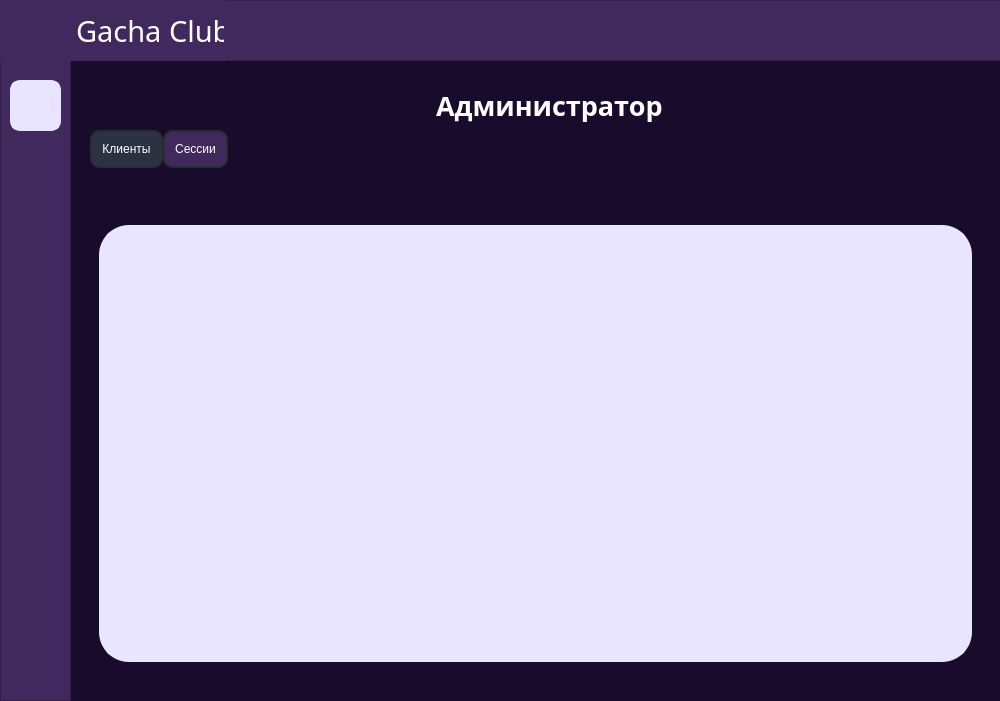
<?xml version="1.0" encoding="UTF-8"?>
<ui version="4.0">
 <class>Admin_interface</class>
 <widget class="QMainWindow" name="Admin_interface">
  <property name="geometry">
   <rect>
    <x>0</x>
    <y>0</y>
    <width>1000</width>
    <height>701</height>
   </rect>
  </property>
  <property name="windowTitle">
   <string>MainWindow</string>
  </property>
  <widget class="QWidget" name="centralwidget">
   <property name="styleSheet">
    <string notr="true">background-color: rgb(25, 11, 44);

font-family:&quot;Tw Cen MT&quot;;</string>
   </property>
   <widget class="QFrame" name="frame_left">
    <property name="geometry">
     <rect>
      <x>0</x>
      <y>60</y>
      <width>71</width>
      <height>641</height>
     </rect>
    </property>
    <property name="styleSheet">
     <string notr="true">background-color: rgb(65, 41, 93);</string>
    </property>
    <property name="frameShape">
     <enum>QFrame::StyledPanel</enum>
    </property>
    <property name="frameShadow">
     <enum>QFrame::Raised</enum>
    </property>
    <widget class="QPushButton" name="homeButton">
     <property name="geometry">
      <rect>
       <x>10</x>
       <y>20</y>
       <width>51</width>
       <height>51</height>
      </rect>
     </property>
     <property name="styleSheet">
      <string notr="true">QPushButton{
background-color: #E9E5FF;
border: 4px solid  #E9E5FF;
border-radius: 10px;
}

QPushButton:hover{
color:rgb(192, 218, 255);
background-color:#8E6BBB;  
border: 4px solid #8E6BBB;
border-radius: 10px;
}

QPushButton:pressed{
color:rgb(192, 218, 255);
background-color: rgb(188, 177, 248); 
border: 2px solid rgb(65, 41, 93);
border-radius: 10px;
}




</string>
     </property>
     <property name="text">
      <string/>
     </property>
     <property name="icon">
      <iconset>
       <normaloff>icons/Home_icon.png</normaloff>icons/Home_icon.png</iconset>
     </property>
     <property name="iconSize">
      <size>
       <width>70</width>
       <height>70</height>
      </size>
     </property>
    </widget>
   </widget>
   <widget class="QFrame" name="title_Info">
    <property name="geometry">
     <rect>
      <x>0</x>
      <y>0</y>
      <width>1001</width>
      <height>61</height>
     </rect>
    </property>
    <property name="styleSheet">
     <string notr="true">
background-color: #41295D;
</string>
    </property>
    <property name="frameShape">
     <enum>QFrame::StyledPanel</enum>
    </property>
    <property name="frameShadow">
     <enum>QFrame::Raised</enum>
    </property>
    <widget class="QWidget" name="layoutWidget">
     <property name="geometry">
      <rect>
       <x>0</x>
       <y>0</y>
       <width>226</width>
       <height>62</height>
      </rect>
     </property>
     <layout class="QHBoxLayout" name="horizontalLayout">
      <item>
       <widget class="QLabel" name="Icon_GachaClub">
        <property name="minimumSize">
         <size>
          <width>70</width>
          <height>60</height>
         </size>
        </property>
        <property name="maximumSize">
         <size>
          <width>70</width>
          <height>60</height>
         </size>
        </property>
        <property name="styleSheet">
         <string notr="true">background-color: none;
border: none;</string>
        </property>
        <property name="text">
         <string/>
        </property>
        <property name="pixmap">
         <pixmap>icons/Gacha Club.png</pixmap>
        </property>
        <property name="scaledContents">
         <bool>true</bool>
        </property>
       </widget>
      </item>
      <item>
       <widget class="QLabel" name="Name_app">
        <property name="minimumSize">
         <size>
          <width>148</width>
          <height>35</height>
         </size>
        </property>
        <property name="maximumSize">
         <size>
          <width>148</width>
          <height>35</height>
         </size>
        </property>
        <property name="font">
         <font>
          <family>Tw Cen MT</family>
          <pointsize>22</pointsize>
         </font>
        </property>
        <property name="styleSheet">
         <string notr="true">background-color:  rgb(255, 255, 255, 0);
border-color: rgb(255, 255, 255, 0);
color: rgb(255, 255, 255);</string>
        </property>
        <property name="text">
         <string>Gacha Club</string>
        </property>
       </widget>
      </item>
     </layout>
    </widget>
   </widget>
   <widget class="QWidget" name="layoutWidget_2">
    <property name="geometry">
     <rect>
      <x>390</x>
      <y>80</y>
      <width>348</width>
      <height>51</height>
     </rect>
    </property>
    <layout class="QHBoxLayout" name="PersonalAreaLayout">
     <item>
      <widget class="QLabel" name="Icon_PersonalArea">
       <property name="maximumSize">
        <size>
         <width>40</width>
         <height>40</height>
        </size>
       </property>
       <property name="text">
        <string/>
       </property>
       <property name="pixmap">
        <pixmap>icons/main_icon.png</pixmap>
       </property>
       <property name="scaledContents">
        <bool>true</bool>
       </property>
      </widget>
     </item>
     <item>
      <widget class="QLabel" name="label_PersonalArea">
       <property name="minimumSize">
        <size>
         <width>300</width>
         <height>0</height>
        </size>
       </property>
       <property name="maximumSize">
        <size>
         <width>300</width>
         <height>16777215</height>
        </size>
       </property>
       <property name="font">
        <font>
         <family>Tw Cen MT</family>
         <pointsize>20</pointsize>
         <weight>75</weight>
         <bold>true</bold>
        </font>
       </property>
       <property name="styleSheet">
        <string notr="true">background-color:  rgb(255, 255, 255, 0);
border-color: rgb(255, 255, 255, 0);
color: rgb(255, 255, 255);</string>
       </property>
       <property name="text">
        <string>Администратор</string>
       </property>
      </widget>
     </item>
    </layout>
   </widget>
   <widget class="QTabWidget" name="tabWidget">
    <property name="geometry">
     <rect>
      <x>90</x>
      <y>130</y>
      <width>891</width>
      <height>541</height>
     </rect>
    </property>
    <property name="styleSheet">
     <string notr="true">QTabWidget::tab-bar {
   border: 1px rgb(65, 41, 93);
}

QTabBar::tab {
  background-color: rgb(65, 41, 93);; 
  color:rgb(255, 255, 255);
  padding: 10px;
  border: 2px solid rgb(40, 44, 52);
  border-radius: 10px;
 }

 QTabBar::tab:selected {
  background-color: rgb(43, 51, 67);
 }

QTabWidget::pane { 
   border: none;
}
</string>
    </property>
    <property name="currentIndex">
     <number>0</number>
    </property>
    <widget class="QWidget" name="tab_1">
     <property name="styleSheet">
      <string notr="true"/>
     </property>
     <attribute name="title">
      <string>Клиенты</string>
     </attribute>
     <layout class="QVBoxLayout" name="verticalLayout">
      <item>
       <layout class="QHBoxLayout" name="horizontalLayout_3">
        <item>
         <layout class="QHBoxLayout" name="horizontalLayout_2">
          <property name="spacing">
           <number>0</number>
          </property>
          <item>
           <widget class="QPushButton" name="changeButton1">
            <property name="maximumSize">
             <size>
              <width>50</width>
              <height>50</height>
             </size>
            </property>
            <property name="font">
             <font>
              <family>Tw Cen MT</family>
              <pointsize>1</pointsize>
             </font>
            </property>
            <property name="styleSheet">
             <string notr="true">QPushButton{
color: none;
background-color: rgb(25, 11, 44);
border: 4px solid rgb(25, 11, 44);
border-radius: 15px;
}

QPushButton:hover{
color:rgb(192, 218, 255);
background-color:#8E6BBB;  
border: 4px solid #8E6BBB;
border-radius: 10px;
}

QPushButton:pressed{
color:rgb(192, 218, 255);
background-color: rgb(188, 177, 248); 
border: 2px solid rgb(65, 41, 93);
border-radius: 10px;
}
</string>
            </property>
            <property name="text">
             <string>m</string>
            </property>
            <property name="icon">
             <iconset>
              <normaloff>icons/Change.png</normaloff>icons/Change.png</iconset>
            </property>
            <property name="iconSize">
             <size>
              <width>30</width>
              <height>30</height>
             </size>
            </property>
           </widget>
          </item>
          <item>
           <widget class="QPushButton" name="deleteButton1">
            <property name="maximumSize">
             <size>
              <width>50</width>
              <height>50</height>
             </size>
            </property>
            <property name="font">
             <font>
              <family>Tw Cen MT</family>
              <pointsize>18</pointsize>
             </font>
            </property>
            <property name="styleSheet">
             <string notr="true">QPushButton{
color: rgba(0, 0, 0, 0);
background-color: rgb(25, 11, 44);
border: 4px solid rgb(25, 11, 44);
border-radius: 15px;
}

QPushButton:hover{
color:rgb(192, 218, 255);
background-color:#8E6BBB;  
border: 4px solid #8E6BBB;
border-radius: 10px;
}

QPushButton:pressed{
color:rgb(192, 218, 255);
background-color: rgb(188, 177, 248); 
border: 2px solid rgb(65, 41, 93);
border-radius: 10px;
}
</string>
            </property>
            <property name="text">
             <string/>
            </property>
            <property name="icon">
             <iconset>
              <normaloff>icons/Delete.png</normaloff>icons/Delete.png</iconset>
            </property>
            <property name="iconSize">
             <size>
              <width>30</width>
              <height>30</height>
             </size>
            </property>
           </widget>
          </item>
          <item>
           <widget class="QPushButton" name="addButton1">
            <property name="maximumSize">
             <size>
              <width>40</width>
              <height>40</height>
             </size>
            </property>
            <property name="font">
             <font>
              <family>Tw Cen MT</family>
              <pointsize>1</pointsize>
             </font>
            </property>
            <property name="styleSheet">
             <string notr="true">QPushButton{
background-color: rgb(25, 11, 44);
border: 4px solid rgb(25, 11, 44);
border-radius: 15px;
}

QPushButton:hover{
color:rgb(192, 218, 255);
background-color:#8E6BBB;  
border: 4px solid #8E6BBB;
border-radius: 10px;
}

QPushButton:pressed{
color:rgb(192, 218, 255);
background-color: rgb(188, 177, 248); 
border: 2px solid rgb(65, 41, 93);
border-radius: 10px;
}
</string>
            </property>
            <property name="text">
             <string>a</string>
            </property>
            <property name="icon">
             <iconset>
              <normaloff>icons/Add properties.png</normaloff>icons/Add properties.png</iconset>
            </property>
            <property name="iconSize">
             <size>
              <width>30</width>
              <height>30</height>
             </size>
            </property>
           </widget>
          </item>
         </layout>
        </item>
        <item>
         <spacer name="horizontalSpacer">
          <property name="orientation">
           <enum>Qt::Horizontal</enum>
          </property>
          <property name="sizeHint" stdset="0">
           <size>
            <width>328</width>
            <height>20</height>
           </size>
          </property>
         </spacer>
        </item>
       </layout>
      </item>
      <item>
       <widget class="QTableView" name="tableView1">
        <property name="styleSheet">
         <string notr="true">

background-color: #E9E5FF;
border: 4px solid  #E9E5FF;
border-radius: 30px;
</string>
        </property>
       </widget>
      </item>
     </layout>
    </widget>
    <widget class="QWidget" name="tab_2">
     <attribute name="title">
      <string>Сессии</string>
     </attribute>
     <layout class="QVBoxLayout" name="verticalLayout_5">
      <item>
       <layout class="QHBoxLayout" name="horizontalLayout_10">
        <item>
         <layout class="QHBoxLayout" name="horizontalLayout_11">
          <property name="spacing">
           <number>0</number>
          </property>
          <item>
           <widget class="QPushButton" name="changeButton2">
            <property name="maximumSize">
             <size>
              <width>50</width>
              <height>50</height>
             </size>
            </property>
            <property name="font">
             <font>
              <family>Tw Cen MT</family>
              <pointsize>1</pointsize>
             </font>
            </property>
            <property name="styleSheet">
             <string notr="true">QPushButton{
color: rgba(0, 0, 0, 0);
background-color: rgb(25, 11, 44);
border: 4px solid rgb(25, 11, 44);
border-radius: 15px;
}

QPushButton:hover{
color:rgb(192, 218, 255);
background-color:#8E6BBB;  
border: 4px solid #8E6BBB;
border-radius: 10px;
}

QPushButton:pressed{
color:rgb(192, 218, 255);
background-color: rgb(188, 177, 248); 
border: 2px solid rgb(65, 41, 93);
border-radius: 10px;
}
</string>
            </property>
            <property name="text">
             <string>m</string>
            </property>
            <property name="icon">
             <iconset>
              <normaloff>icons/icons/Change.png</normaloff>
              <normalon>icons/Change.png</normalon>icons/icons/Change.png</iconset>
            </property>
            <property name="iconSize">
             <size>
              <width>30</width>
              <height>30</height>
             </size>
            </property>
           </widget>
          </item>
          <item>
           <widget class="QPushButton" name="deleteButton2">
            <property name="maximumSize">
             <size>
              <width>50</width>
              <height>50</height>
             </size>
            </property>
            <property name="font">
             <font>
              <family>Tw Cen MT</family>
              <pointsize>18</pointsize>
             </font>
            </property>
            <property name="styleSheet">
             <string notr="true">QPushButton{
color: rgba(0, 0, 0, 0);
background-color: rgb(25, 11, 44);
border: 4px solid rgb(25, 11, 44);
border-radius: 15px;
}

QPushButton:hover{
color:rgb(192, 218, 255);
background-color:#8E6BBB;  
border: 4px solid #8E6BBB;
border-radius: 10px;
}

QPushButton:pressed{
color:rgb(192, 218, 255);
background-color: rgb(188, 177, 248); 
border: 2px solid rgb(65, 41, 93);
border-radius: 10px;
}
</string>
            </property>
            <property name="text">
             <string/>
            </property>
            <property name="icon">
             <iconset>
              <normaloff>icons/icons/Delete.png</normaloff>
              <normalon>icons/Delete.png</normalon>icons/icons/Delete.png</iconset>
            </property>
            <property name="iconSize">
             <size>
              <width>30</width>
              <height>30</height>
             </size>
            </property>
           </widget>
          </item>
          <item>
           <widget class="QPushButton" name="addButton2">
            <property name="maximumSize">
             <size>
              <width>50</width>
              <height>50</height>
             </size>
            </property>
            <property name="font">
             <font>
              <family>Tw Cen MT</family>
              <pointsize>1</pointsize>
             </font>
            </property>
            <property name="styleSheet">
             <string notr="true">QPushButton{
background-color: rgb(25, 11, 44);
border: 4px solid rgb(25, 11, 44);
border-radius: 15px;
}

QPushButton:hover{
color:rgb(192, 218, 255);
background-color:#8E6BBB;  
border: 4px solid #8E6BBB;
border-radius: 10px;
}

QPushButton:pressed{
color:rgb(192, 218, 255);
background-color: rgb(188, 177, 248); 
border: 2px solid rgb(65, 41, 93);
border-radius: 10px;
}
</string>
            </property>
            <property name="text">
             <string>a</string>
            </property>
            <property name="icon">
             <iconset>
              <normaloff>icons/Add properties.png</normaloff>icons/Add properties.png</iconset>
            </property>
            <property name="iconSize">
             <size>
              <width>30</width>
              <height>30</height>
             </size>
            </property>
           </widget>
          </item>
         </layout>
        </item>
        <item>
         <spacer name="horizontalSpacer_5">
          <property name="orientation">
           <enum>Qt::Horizontal</enum>
          </property>
          <property name="sizeHint" stdset="0">
           <size>
            <width>328</width>
            <height>20</height>
           </size>
          </property>
         </spacer>
        </item>
       </layout>
      </item>
      <item>
       <widget class="QTableView" name="tableView2">
        <property name="styleSheet">
         <string notr="true">QTableView {
background-color: #E9E5FF;
border: 4px solid  #E9E5FF;
border-radius: 30px;
}

QHeaderView::section {
background-color: rgb(255, 255, 255);  
color: rgb(0, 0, 0);
border: 2px solid #E9E5FF;
border-radius: 30px;
height: 50px;
font-size: 16pt;
}
</string>
        </property>
       </widget>
      </item>
     </layout>
    </widget>
   </widget>
  </widget>
 </widget>
 <resources>
  <include location="resources.qrc"/>
 </resources>
 <connections/>
</ui>
